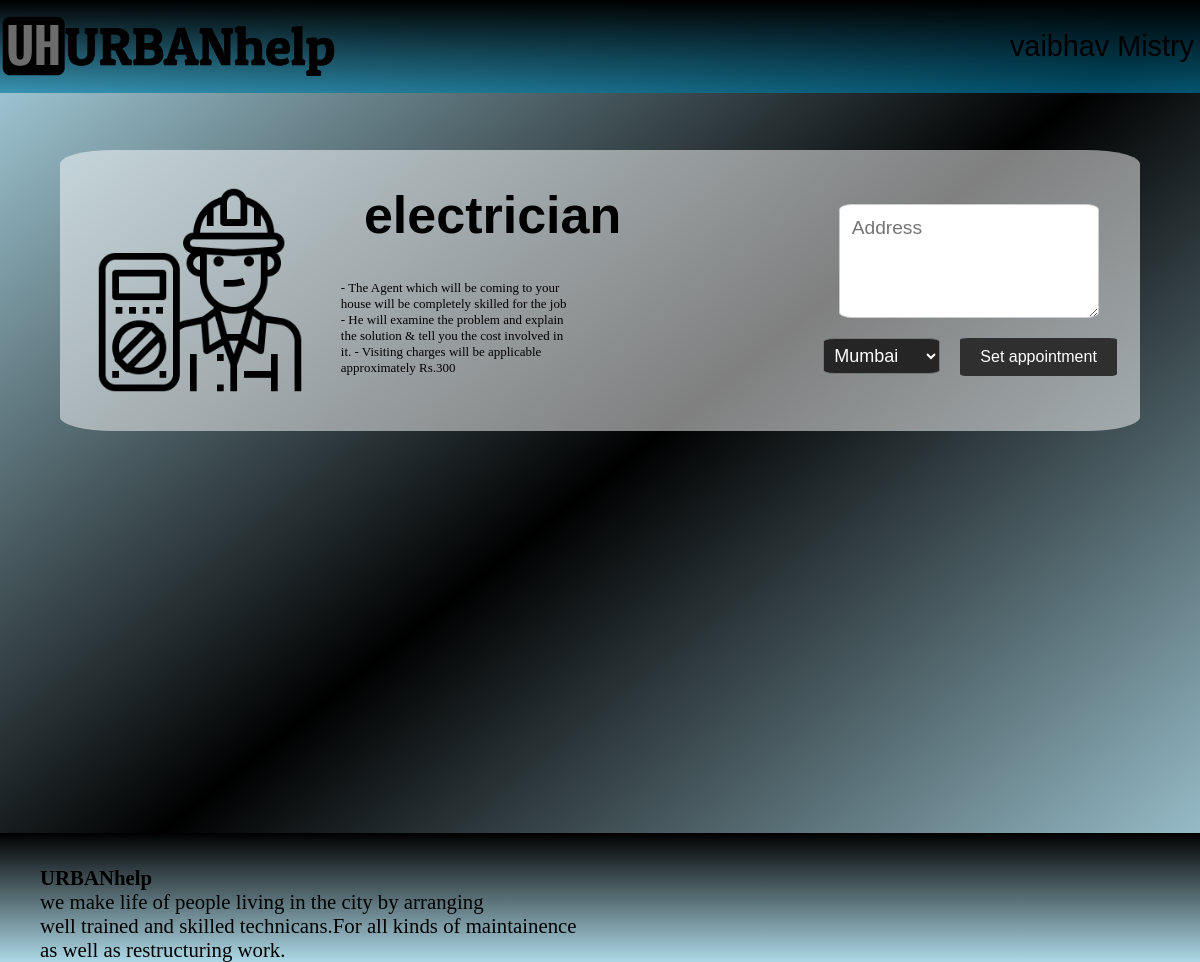
The page /appointment.php?serviceTitle=electrician (signed in) on the database its author committed.
### tables this page shows
CREATE TABLE `services` (
  `s_id` int(10) NOT NULL,
  `s_title` varchar(50) NOT NULL,
  `s_package` varchar(500) NOT NULL,
  `s_logo_address` varchar(50) NOT NULL
);

### appointment.php (the view, shortened to what this page needs)
<?php
$serviceName = $_GET['serviceTitle'];
include 'header.php';
include 'includes/connect.php';
?>
<!DOCTYPE html>
<html lang="en">
<head>
</head>
<body>
<br><br><br><br><br>
    <?php
if(isset($_SESSION['user'])){
    if($_SESSION['user'] == 'customer'){
        $sql ='SELECT * FROM services WHERE s_title = ?';
        $stmt = mysqli_stmt_init($conn);
        if(!mysqli_stmt_prepare($stmt,$sql)){
        header('Location:..index.php?error=someThingwentWrong');
        exit();
        }
        else{
        mysqli_stmt_bind_param($stmt,'s',$serviceName);
        mysqli_stmt_execute($stmt);
        $result = mysqli_stmt_get_result($stmt);
        $serviceDetails = mysqli_fetch_assoc($result);
        }
    ?>
    <div class="displate">
    <img src="<?php echo $serviceDetails['s_logo_address'] ; ?>" alt="<?php echo $serviceName; ?>">
    <div class="details">
    <div class="besides">
    <h1><?php echo $serviceDetails['s_title']; ?></h1>
    <p>
    <?php echo $serviceDetails['s_package']; ?>
    </p>
    </div>
    </div>
    <div class="appointment">
    <form action="includes/appointments.inc.php" method="post">
    <textarea name="address" id="address" cols="500" rows="4" placeholder ="Address" ></textarea>
    <select name="City" id="city">
    <option value="Mumbai">Mumbai</option>
    </select>
    <button type=submit >Set appointment</button>
    </form>
    </div>
    <?php
    }
}else{
header("Location:index.php?unauthorized access");
exit();
}
    ?>
</div>
<br><br><br><br><br><br><br><br><br><br><br><br><br><br><br><br><br><br><br>
</body>
</html>
<?php
include 'footer.php';
?>

### style.css (style rules this page uses)
html { height: auto; }
body { height:100%; margin: 0%; background-repeat: no-repeat; background: linear-gradient(to top left,lightblue,black,lightblue ); background-repeat: no-repeat; }
textarea { width: 82%; padding: 12px; border: 1px solid #ccc; border-radius: 4px; box-sizing: border-box; resize: vertical; }
.displate { display: flex; justify-content:left; margin: 5%; background-color: rgba(255,255,255,0.5); border-radius: 5%; }
.displate img { padding: 3%; width: 20%; }
.besides { font-size: small; margin: 10%; margin-left: 0; }
.displate h1 { color: black; font-family: Arial, Helvetica, sans-serif; margin-left: 10%; font-size: 400%; }
.appointment { margin-left: 5%; margin-top: 5%; align-items: center; border-radius: 5%; }
.appointment form { margin-left: 35% }
.appointment button { margin-top: 5%; margin-left: 5%; background-color: #2f2f2f; border: none; color: white; padding: 10px 20px; text-align: center; text-decoration: none; display: inline-block; font-size: 16px; border-radius: 5%; }
.appointment textarea { margin-left: 5%; border-radius: 5%; color: black; font-family: Arial, Helvetica, sans-serif; font-size: larger; }
.appointment select { padding: 2%; border-radius: 10%; background-color:rgb(37, 37, 37); border: 60%; font-size: large; color: white; }

### rows shown on the page
services: s_logo_address (picture), s_title "electrician", s_package "- The Agent which will be coming to your house will be completely skilled for the job - He will examine the problem and explain the solution & tell you the cost involved in it. - Visiting charges will be applicable approximately Rs.300"

### other values the page prints
$_SESSION['name'] "vaibhav Mistry"
